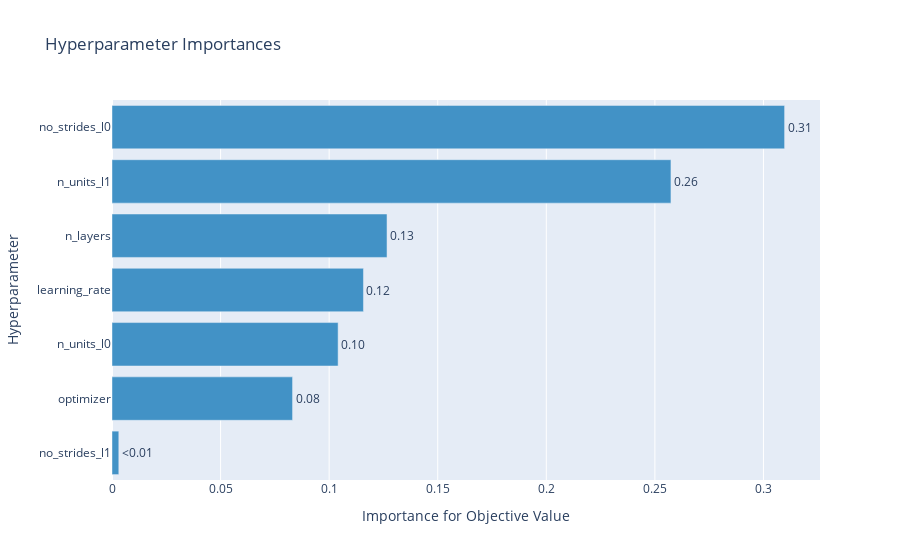

Notebook code cell kept with this figure:
### Code cell
optuna.visualization.plot_param_importances(study)

### Figure 1 — Plotly figure (JSON) as saved in the notebook; plotly's stock layout.template omitted (floating-point values rounded to 4 significant figures)
{"data": [{"cliponaxis": false, "hovertemplate": ["no_strides_l1 (IntDistribution): 0.003129892090018579<extra></extra>", "optimizer (CategoricalDistribution): 0.08314741960212686<extra></extra>", "n_units_l0 (IntDistribution): 0.10412864096487062<extra></extra>", "learning_rate (FloatDistribution): 0.11580089142300781<extra></extra>", "n_layers (IntDistribution): 0.12665347173469577<extra></extra>", "n_units_l1 (IntDistribution): 0.25740211004309826<extra></extra>", "no_strides_l0 (IntDistribution): 0.3097375741421822<extra></extra>"], "marker": {"color": "rgb(66,146,198)"}, "orientation": "h", "text": ["<0.01", "0.08", "0.10", "0.12", "0.13", "0.26", "0.31"], "textposition": "outside", "type": "bar", "x": [0.00313, 0.08315, 0.1041, 0.1158, 0.1267, 0.2574, 0.3097], "y": ["no_strides_l1", "optimizer", "n_units_l0", "learning_rate", "n_layers", "n_units_l1", "no_strides_l0"]}], "layout": {"showlegend": false, "title": {"text": "Hyperparameter Importances"}, "xaxis": {"title": {"text": "Importance for Objective Value"}}, "yaxis": {"title": {"text": "Hyperparameter"}}}}
